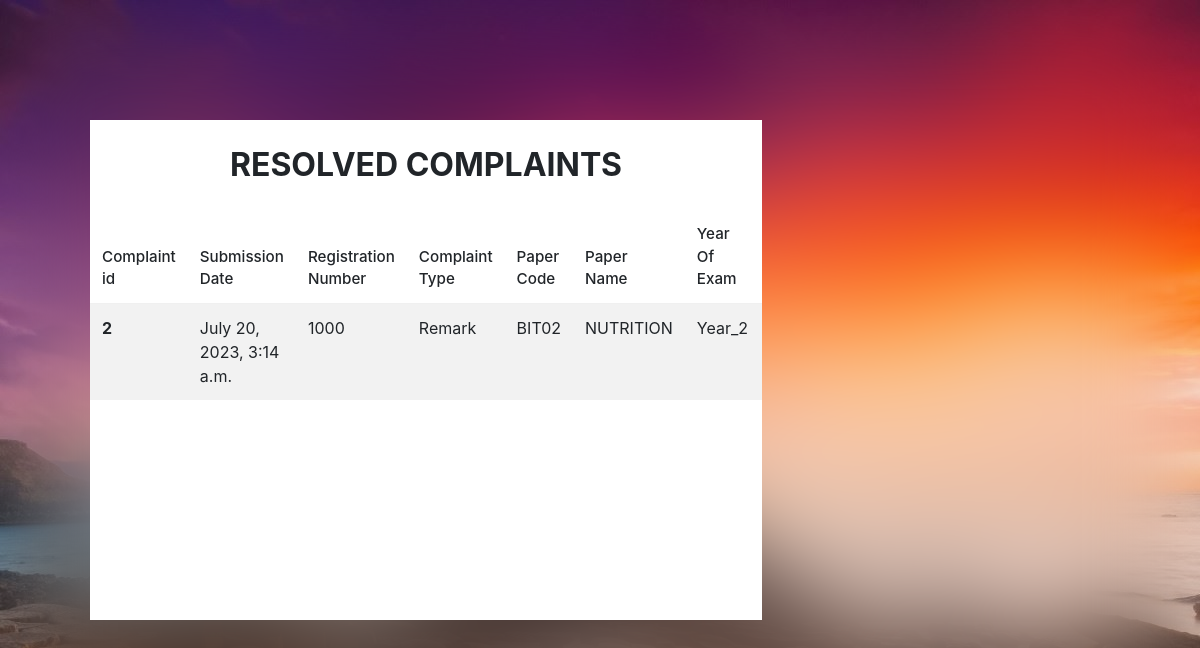
Before: /resolved/ (signed in) with the older database file.
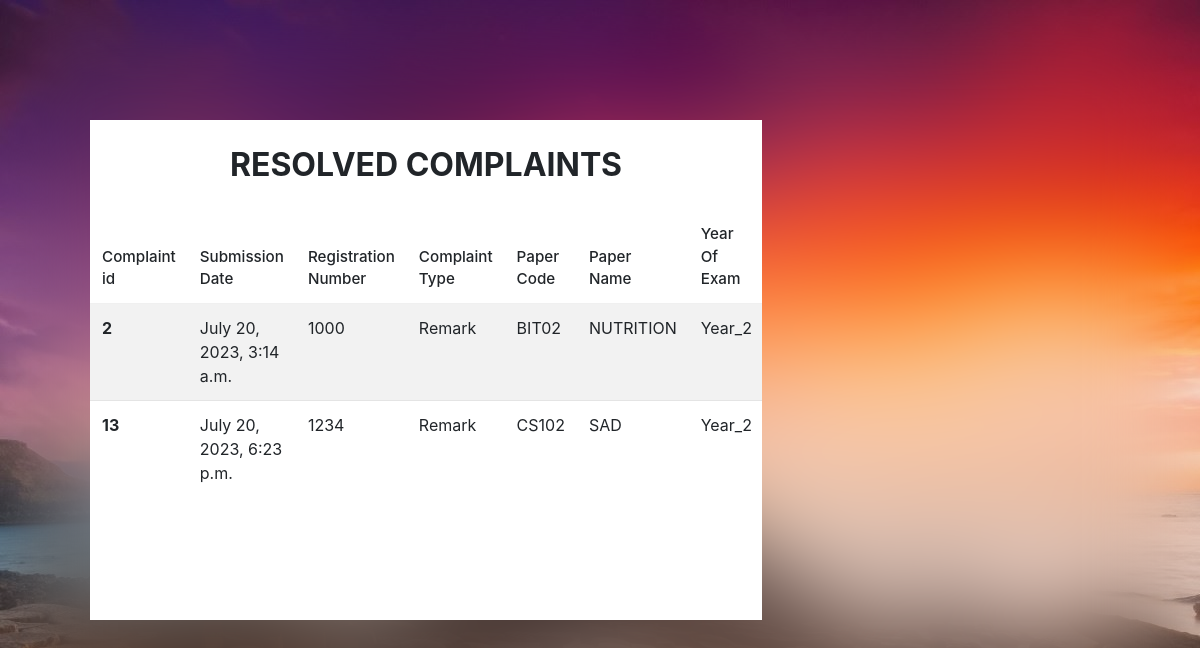
After: the same page with the newer database file.
### exam/models.py (models this page shows)
class Complaint(models.Model):
    type=[("Remark", 'Re-mark'),
        ("Missing_Marks", 'Missing marks'), ]
    YearOfExam=[("Year_1", 'Year 1'),
        ("Year_2", 'Year 2'),
        ("Year_3", 'Year 3'),
        ("Year_4", 'Year 4'),
        ("Year_5", 'Year 5') ]
    studymode=[ ("DAY", 'DAY'),
        ("EVENING", 'EVENING'),
        ("WEEKEND", 'WEEKEND')  ]
    study=[ ("Semester", 'Semester'),
        ("Quarter", 'Quarter'),
        ("Term", 'Term'),]
    list=[("Semester_1", '1'),
        ("Semester_2", '2'),
        ("Semester_3", '3'),
        ("Semester_4", '4'),
        ("Semester_5", '5'),]
    status=[("Rejected", 'Rejected'),
        ("Approved", 'Approved'),]
    script=[  ("Not Found", 'Not Found'),
        ("Retrieved", 'Retrieved'),]
    approvals=[ ("Rejected", 'Rejected'),
        ("Pending", 'Pending'),
        ("Complaint Resolved", 'Complaint Resolved')  ]
    to_registrar =[
        ("Send to Academic Registrar", "Send to Academic Registrar")    ]
    Complaint_id = models.IntegerField(primary_key=True)
    track_code = models.CharField(max_length=15, default=False, unique=True)
    Date = models.DateTimeField(verbose_name='Date Submitted', auto_now=True)
    Registration_number = models.CharField(max_length=30)
    Complaint_type = models.CharField(max_length=30, choices=type)
    Paper_Code = models.CharField(max_length=30)
    Paper_Name = models.CharField(max_length=100)
    Year_Of_Exam = models.CharField(max_length=20, choices=YearOfExam)
    Study_System = models.CharField(max_length=30, choices=study)
    Sem_Qter = models.CharField(max_length=30, choices=list)
    Session = models.CharField(max_length=10, choices=studymode, default=False)
    Assigned_Lecturer = models.CharField(max_length=90)
    is_exam_office_approved = models.CharField(max_length=30, choices=approvals)
    is_store_approved =models.CharField(max_length=30, choices=script)
    to_ar = models.CharField(max_length=30, choices=to_registrar)
    is_ar_approved =models.CharField(max_length=30, choices=status)
    Complaint_resolved = models.CharField(max_length=30, choices=approvals)

### exam/views.py (the view)
# urls.py: path('resolved/', complaint_resolved, name="resolved"),
def complaint_resolved(request):
    filtered_complaints = Complaint.objects.filter(Complaint_resolved="Complaint Resolved")
    return render(request, 'exam/complaint_resolved.html', {'filtered_complaints':filtered_complaints})

### exam/templates/exam/complaint_resolved.html (shortened to what this page needs)
{% if user.is_superuser or user.is_store %}
<!DOCTYPE html>
<html lang="en">
  <head>
    {% load static %}
    <link href="/static/css/group.css" rel="stylesheet" />
  </head>
    <body class="student">
        <div class="main">
            <div class="complaint">
                <h1>RESOLVED COMPLAINTS</h1>
                <table class="table table-striped">
                <thead>
                    <th scope="col">Complaint id</th>
                    <th scope="col">Submission Date</th>
                    <th scope="col">Registration Number</th>
                    <th scope="col">Complaint Type</th>
                    <th scope="col">Paper Code</th>
                    <th scope="col">Paper Name</th>
                    <th scope="col">Year Of Exam</th>
                    <th scope="col">Study System</th>
                </thead>
                <tbody>
                    {% for filtered_complaints in filtered_complaints %}
                    <tr>
                        <th scope="row">{{filtered_complaints.Complaint_id}}</th>
                        <td>{{filtered_complaints.Date}}</td>
                        <td>{{filtered_complaints.Registration_number}}</td>
                        <td>{{filtered_complaints.Complaint_type}}</td>
                        <td>{{filtered_complaints.Paper_Code}}</td>
                        <td>{{filtered_complaints.Paper_Name}}</td>
                        <td>{{filtered_complaints.Year_Of_Exam}}</td>
                        <td>{{filtered_complaints.Study_System}}</td>
                    </tr>
                    {% empty %}
                        <center><h4>No Exam scripts retrieved at the moment.</h4></center>
                    {% endfor %}
                </tbody>
                </table>
            </div>
        </div>
    </body>
</html>
{% endif %}

### static/css/group.css (style rules this page uses)
:root { --blue: #007bff; --indigo: #6610f2; --purple: #6f42c1; --pink: #e83e8c; --red: #dc3545; --orange: #fd7e14; --yellow: #ffc107; --green: #28a745; --teal: #20c997; --cyan: #17a2b8; --white: #fff; --gray: #6c757d; --gray-dark: #343a40; --primary: #007bff; --secondary: #6c757d; --success: #28a745; --info: #17a2b8; --warning: #ffc107; --danger: #dc3545; --light: #f8f9fa; --dark: #343a40; --breakpoint-xs: 0; --breakpoint-sm: 576px; --breakpoint-md: 768px; --breakpoint-lg: 992px; --breakpoint-xl: 1200px; --font-family-sans-serif: -apple-system, BlinkMacSystemFont, "Segoe UI", Roboto, "Helvetica Neue", Arial, sans-serif, "Apple Color Emoji", "Segoe UI Emoji", "Segoe UI Symbol"; --font-family-monospace: SFMono-Regular, Menlo, Monaco, Consolas, "Liberation Mono", "Courier New", monospace; }
*, *::before, *::after { box-sizing: border-box; }
html { font-family: sans-serif; line-height: 1.15; -webkit-text-size-adjust: 100%; -ms-text-size-adjust: 100%; -ms-overflow-style: scrollbar; -webkit-tap-highlight-color: transparent; }
.student { margin: 0; font-family: -apple-system, BlinkMacSystemFont, "Segoe UI", Roboto, "Helvetica Neue", Arial, sans-serif, "Apple Color Emoji", "Segoe UI Emoji", "Segoe UI Symbol"; font-size: 1rem; font-weight: 400; line-height: 1.5; color: #212529; background: url('/static/image/half.JPG'); backdrop-filter: blur(49px); display: flex; justify-content: center; align-items: center; -ms-overflow-style: scrollbar; height: 740px; }
.main { width: 80%; display: flex; justify-content: center; align-items: center; height: 100%; }
h1 { text-align: center; }
.complaint { background-color: #fff; width: 70%; height: 500px; margin-left: -30px; margin-right: auto; overflow:auto; }
table { border-collapse: collapse; }
.table { width: 100%; max-width: 100%; margin-bottom: 1rem; background-color: transparent; }
.table th, .table td { padding: 0.75rem; vertical-align: top; border-top: 1px solid rgba(0, 0, 0, 0.06); }
.table thead th { vertical-align: bottom; border-bottom: 2px solid rgba(0, 0, 0, 0.06); }
.table thead th { font-size: 0.95rem; font-weight: 500; border-top-width: 0; border-bottom-width: 1px; }
.table-striped > tbody > tr:nth-of-type(odd) { background-color: #f9f9f9; }
.table-striped tbody tr:nth-of-type(odd) { background-color: rgba(0, 0, 0, 0.05); }
th { text-align: inherit; }

Changed rows visible on the page:
added Complaint: Complaint_id "13", Date "July 20, 2023, 6:23 p.m.", Registration_number "1234", Complaint_type "Remark", Paper_Code "CS102", Paper_Name "SAD", Year_Of_Exam "Year_2"
